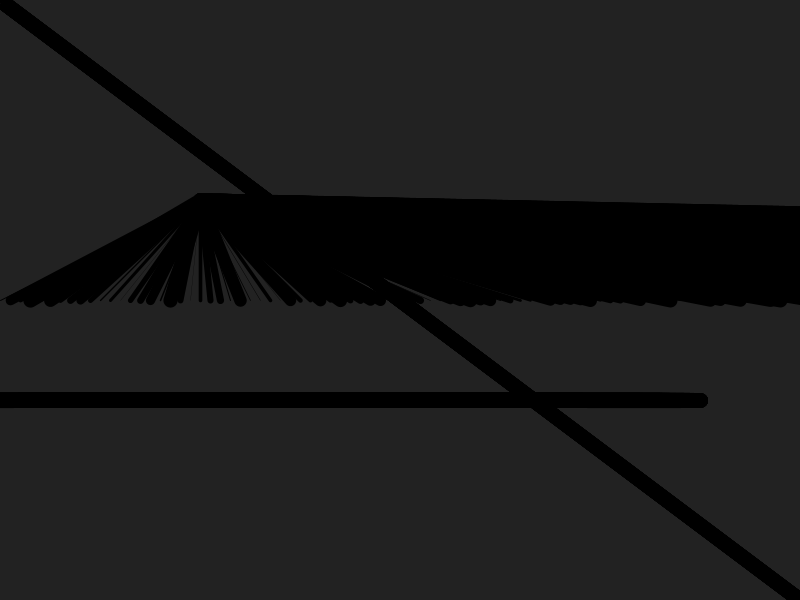
Frame 1 (no input)
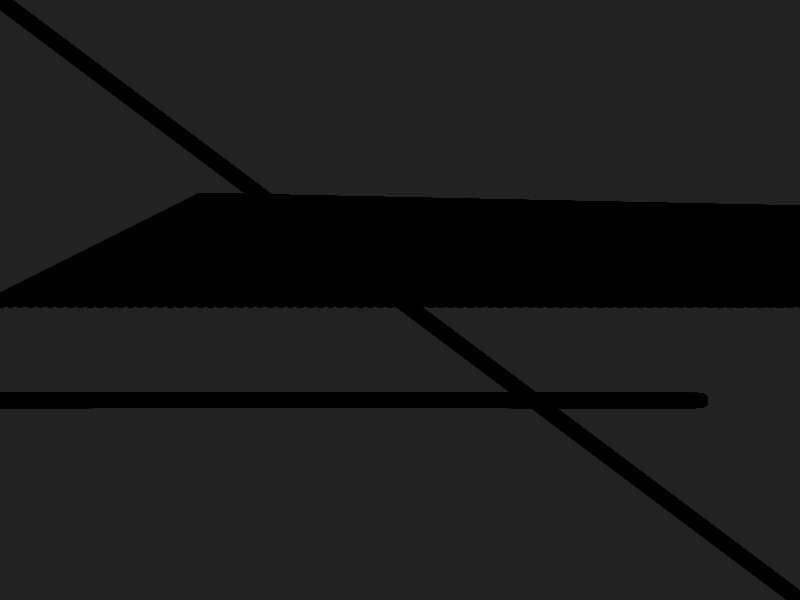
Frame 60 (the mouse pressed at the canvas centre just before this capture)
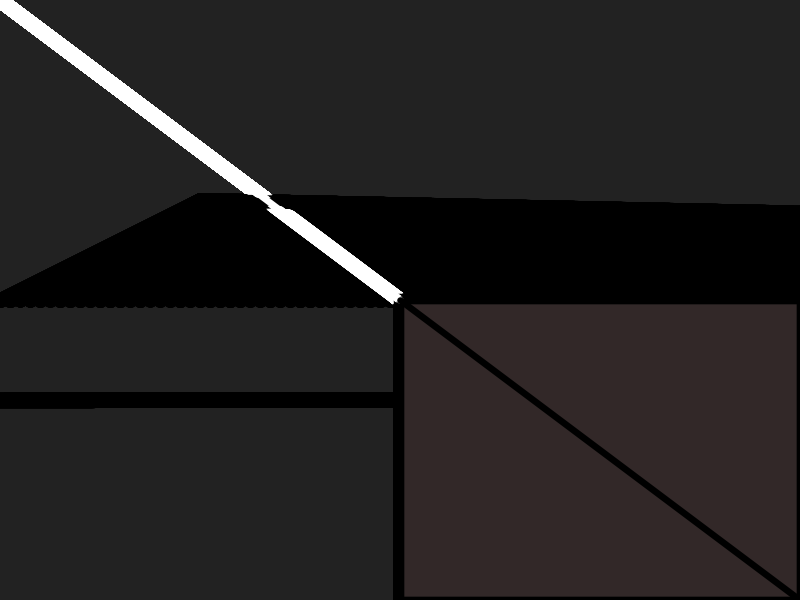
Frame 120 (the mouse held since frame 60 and released just before this capture)

The Processing sketch that drew these frames (run headless with seeded random() and noise(); from frame 60 on, the mouse is pressed at the canvas centre):

// Processing sketch: processing_75283
// ── processing_75283.pde

int myColor;

void setup(){
  size(800, 600);
  background(34);
  colorMode(HSB, 255, 255, 255, 100);
  smooth();
  myColor = 0;
}

void draw(){
  for(int i =0; i < 500; i++){
  line(i*10,1*300,200,200);
  fill(234,56,345,1);
  ellipse(height/2, width/2, random(800, 600), 1);
 
  myColor++;
  fill(myColor, 50, 50);
  rect(mouseX, mouseY, pmouseX, pmouseY);
  
  stroke(255);
  strokeWeight(random(15));
  line(0, 0, mouseX, mouseY);
  
  
  stroke(0, 255);
  line(800, 600, mouseX, mouseY);
}
}

void mousePressed() {
  background(random(800));
  fill(255);
  ellipse(mouseX, mouseY, random(500), random(300));
  
  line(mouseX,mouseY, pmouseX, pmouseY);
  
  
  
}
